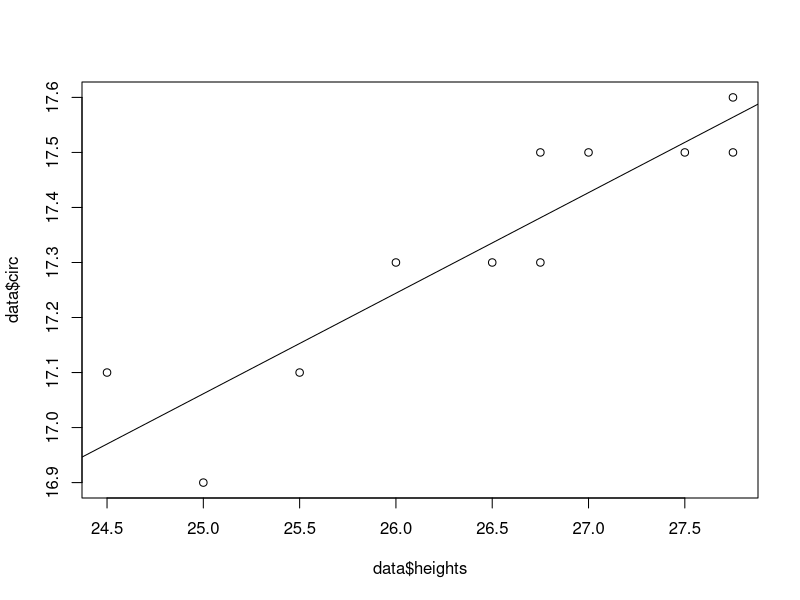
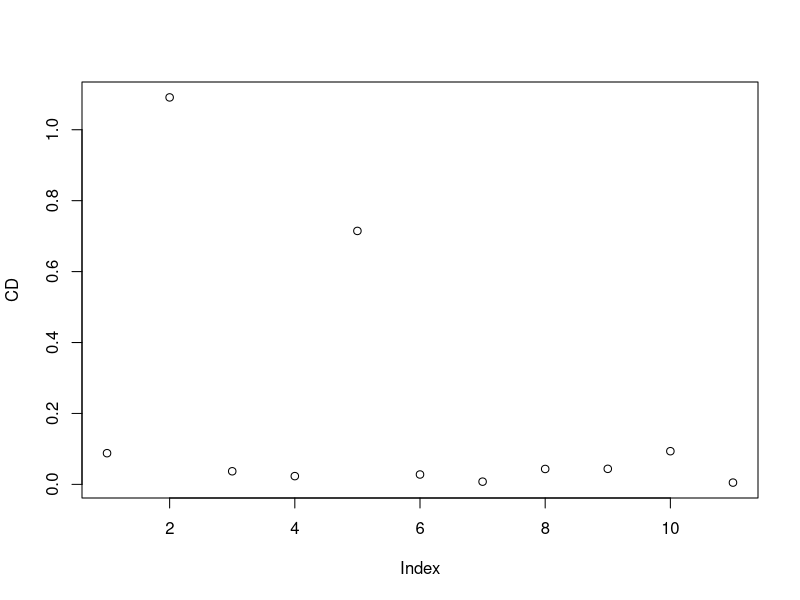

Write the R code that produced these figures, in order.
#Create the data structure
heights <- c(27.75, 24.5, 25.5, 26, 25, 27.75, 26.5, 27, 26.75, 26.75, 27.5)
circ <- c(17.5, 17.1, 17.1, 17.3, 16.9, 17.6, 17.3, 17.5, 17.3, 17.5, 17.5)
data <- data.frame(heights, circ)
#Inspect graphically the data
plot(data$heights, data$circ)
#Test the potential linear correlation between heights and circumferences
cor.test(data$circ, data$heights)
#Quantify the relationship
m <- lm(data$circ ~ data$heights)
abline(m)
#Compute the Cook's distance to screen out any outliner
CD <- cooks.distance(m)
plot(CD)
#Remove the suspicious points and make the "clean" data
data.clean <- data[c(-2, -5), ]